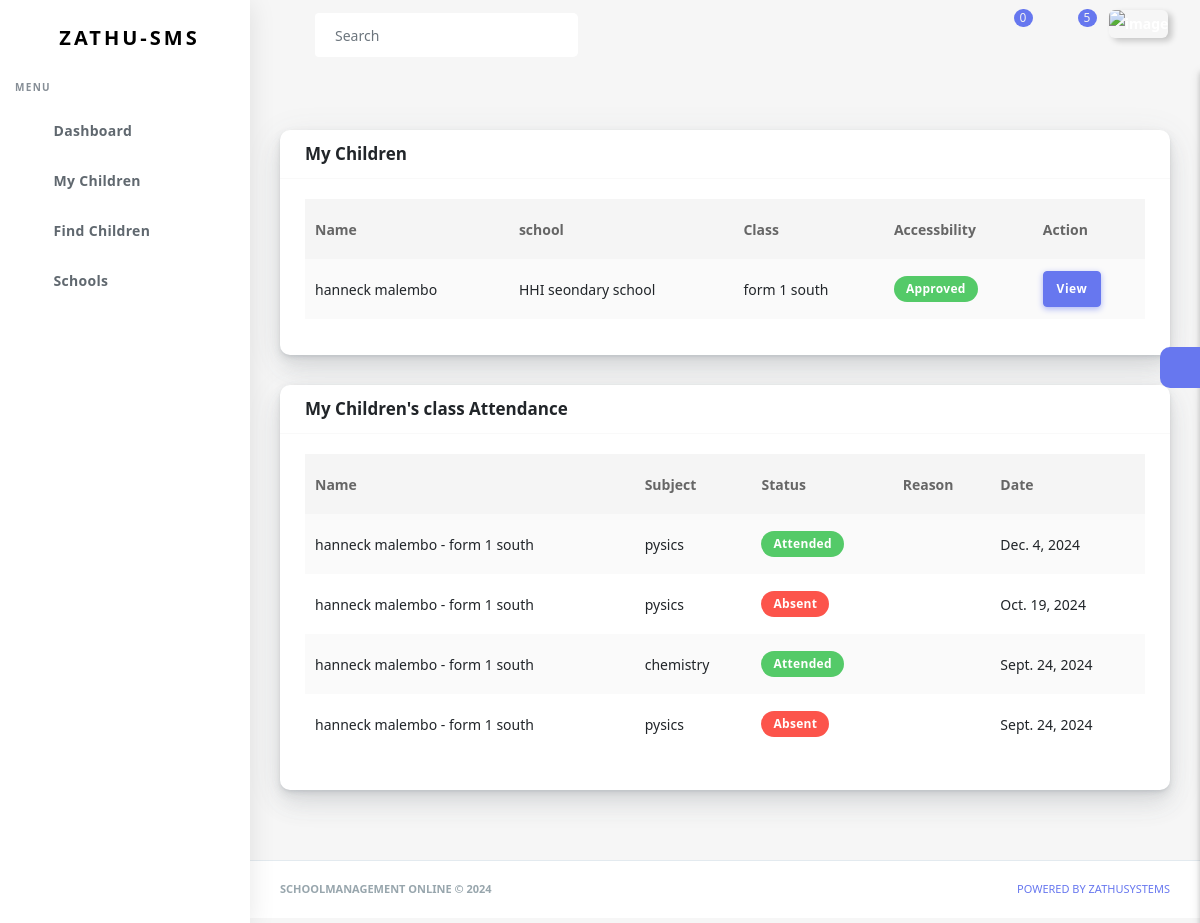
The app's page /parent/parent-dashboard (signed in) with its own data.
### parent/models.py (models this page shows, shortened)
class ParentStudentAccess(models.Model):
    school=models.ForeignKey(Institution, on_delete=models.CASCADE, related_name='parent_access')
    parent=models.ForeignKey(Parent, on_delete=models.CASCADE, related_name='parent_access')
    student=models.ForeignKey(Student, on_delete=models.CASCADE, related_name='parent_access', null=True, blank=True)
    approved=models.BooleanField(default=False)

### student/models.py (models this page shows, shortened)
class Student(models.Model):
    u=get_user_model()
    user=models.ForeignKey(u, on_delete=models.CASCADE, related_name='student_profile', blank=True, null=True, default=None)
    school=models.ForeignKey(Institution, on_delete=models.CASCADE, related_name='students')
    first_name=models.CharField(max_length=30)
    last_name=models.CharField(max_length=30)
    phone=models.IntegerField(null=True, blank=True, default=None)
    address=models.CharField(max_length=100, null=True, blank=True, default=None)
    id_number=models.IntegerField(default=None)
    sex=(
        ('male', 'Male'),
        ('female', 'Female')
    )
    gender=models.CharField(max_length=10, choices=sex)
    created_at=models.DateTimeField(auto_now_add=True)
    def __str__(self):
        cls=self.class_students.first()
        cls=cls.class_name
        return f'{self.first_name} {self.last_name} - {cls}'

### schooladminstration/models.py (models this page shows)
class Institution(models.Model):
    institution_name=models.CharField(max_length=50)
    id=models.CharField(primary_key=True, max_length=100, blank=True, unique=True, default=uuid.uuid4)
    user=models.ForeignKey(get_user_model(), on_delete=models.CASCADE, related_name='institution', blank=True, null=True, default=None)
    name_of_head=models.CharField(max_length=50, null=True, blank=True, default=None)
    name_of_principal=models.CharField(max_length=50, null=True, blank=True, default=None)
    name_of_registrar=models.CharField(max_length=50, null=True, blank=True, default=None)
    phone=models.CharField(max_length=50, null=True, blank=True)
    country=models.CharField(max_length=50, null=True, blank=True)
    city=models.CharField(max_length=50, null=True, blank=True)
    tried_subscription=models.BooleanField(default=False)
    created_at = models.DateTimeField(default=timezone.now, null=True, blank=True)
    edu=(
        ('primary education', 'Primary Education'),
        ('secondary education', 'Secondary Education'),
        ('tertialy education', 'Tertiary Education'),
    )
    edu_offer=models.CharField(max_length=20, choices=edu)
    def __str__(self):
        return self.institution_name

class Subject(models.Model):
    title=models.CharField(max_length=30, null=True, blank=True)
    school=models.ForeignKey(Institution, on_delete=models.CASCADE, null=True, blank=True, default=None, related_name='subjects')
    description=models.TextField()
    department=models.ForeignKey(Department, on_delete=models.CASCADE, related_name='subjects')
    course=models.ForeignKey(Course, on_delete=models.CASCADE, related_name='subjects', null=True, blank=True, default=None)
    edu=(
        ('secondary education', 'Secondary Education'),
        ('tertialy education', 'Tertialy Education')
    )
    is_for=models.CharField(max_length=20, choices=edu)
    def __str__(self):
        return self.title

### classroom/models.py (models this page shows, shortened)
class ClassRoom(models.Model):
    school=models.ForeignKey(Institution, on_delete=models.CASCADE, related_name='classes')
    class_name=models.CharField(max_length=20)
    students=models.ManyToManyField(Student, related_name='class_students', blank=True, default=None)
    teacher_assigned=models.ForeignKey(Instructor, on_delete=models.DO_NOTHING, related_name='assigned_class', null=True, blank=True, default=False)
    date_created=models.DateTimeField(auto_now_add=True)
    class Meta:
        ordering=['class_name']
        unique_together=['teacher_assigned', 'school']

### attendance/models.py (models this page shows, shortened)
class StudentAttendanceStatus(models.Model):
    attendance=models.ForeignKey(StudentAttendance, on_delete=models.CASCADE, related_name='attendance_status')
    student=models.ForeignKey(Student, on_delete=models.CASCADE, related_name='attendance_status')
    date=models.DateTimeField(auto_now_add=True)
    s=(
        ('attended', 'Attended'),
        ('absent', 'Absent'),
        ('late', 'Late')
    )
    status=models.CharField(max_length=10, choices=s)
    reason=models.TextField(null=True, blank=True, default=None)

class StudentAttendance(models.Model):
    school=models.ForeignKey(Institution, on_delete=models.CASCADE, related_name='attendance', null=True, blank=True, default=None)
    course=models.ForeignKey(Course, on_delete=models.CASCADE, related_name='attendance', null=True, blank=True, default=None)
    subject=models.ForeignKey(Subject, on_delete=models.CASCADE, related_name='attendance', null=True, blank=True, default=None)
    class_room=models.ForeignKey(ClassRoom, on_delete=models.CASCADE, related_name='attendance', null=True, blank=True, default=None)
    date=models.DateTimeField(auto_now_add=True)
    class Meta:
        ordering = ['-date']

### parent/views.py (the view)
# urls.py: path('parent-dashboard', dashboard, name='dash'),
def dashboard(request):
    par=Parent.objects.get(user=request.user)
    chldrn=ParentStudentAccess.objects.filter(parent=par)
    attendance=StudentAttendance.objects.all()
    cont={
        'children':chldrn,
        'parent':par,
        'attendance':attendance
        }
    return render(request, 'templates/parent/dashboard.html', cont)

### accounts/models.py (called while the page is built)
    def is_online(self):
        online_threshold = timezone.now() - timedelta(minutes=5)
        user_profile = get_object_or_404(CustomUser, id=self.id)
        if user_profile.last_seen:
            return user_profile.last_seen >= online_threshold
        return False

### chatapp/context_processors.py (called while the page is built)
def chat_global_data(request):
    chats=None
    if request.user.is_authenticated:
        chats=Chat.objects.filter(users=(request.user)).order_by('-udated_at')
        counter_chats=Chat.objects.filter(users=(request.user)).order_by('-udated_at')[:6]
        counter=0
        for chat in counter_chats:
            messages=chat.chat_messages.filter(receiver=request.user, seen=False)
            if messages:
                counter+=1
                continue
        return {'counter_chats':counter_chats, 'chats': chats, 'counter':counter}
    return {'mkkk': chats}

### chatapp/models.py (called while the page is built)
    def unseen_msgs(self):
        msgs=self.chat_messages.filter(seen=False)
        if msgs:
            return msgs.last()
        return None

### landing_page/context_processors.py (called while the page is built)
def global_data(request):
    ins=SystemFeature.objects.all()[0:5]
    return {'featuress': ins, }

### main/templatetags/timeago_filters.py (called while the page is built)
@register.filter
def timeago(value):
    if not isinstance(value, datetime.datetime):
        return value
    now_time = now()
    delta = now_time - value
    seconds = delta.total_seconds()
    minutes = seconds / 60
    hours = minutes / 60
    days = hours / 24
    weeks = days / 7
    months = days / 30
    years = days / 365
    if seconds < 60:
        return f"{int(seconds)}s"
    elif minutes < 60:
        return f"{int(minutes)}m"
    elif hours < 24:
        return f"{int(hours)}h"
    elif days < 7:
        return f"{int(days)}d"
    elif weeks < 4:
        return f"{int(weeks)}w"
    elif months < 12:
        return f"{int(months)}mo"
    else:
        return f"{int(years)}y"

### notifications/context_processors.py (called while the page is built)
def notif_global_data(request):
    notifs=None
    if request.user.is_authenticated:
        notifs=Notification.objects.filter(recipient=request.user).order_by('-created_at')
        counter_notifs=Notification.objects.filter(recipient=request.user).order_by('-created_at')
        counter=0
        for notif in counter_notifs:
            if notif.show_onpage:
                counter+=1
        return {'counter_notifs':counter_notifs, 'notifs': notifs, 'n_counter':counter}
    return {'mkkk': notifs}

### templates/templates/parent/dashboard.html (shortened to what this page needs)
{% extends 'templates/parent/dashboard/base.html' %}
{% load static %}
{% block content %}
<div class="card">
  <div class="card-header">
      <h4 class="d-inline">My Children</h4>
  </div>
  <div class="card-body">
    <div class="table-responsive">
      <table class="table table-striped table-hover" id="" style="width:100%;">
              <thead>
                <tr>
                  <th>Name</th>
                  <th>school</th>
                  <th>Class</th>
                  <th>Accessbility</th>
                  <th>Action</th>
                </tr>
              </thead>
              <tbody>
                {% for student in children %}
                <tr>
                  <td>{{student.student.first_name}} {{student.student.last_name}}</td>
                  <td>{{student.student.school}}</td>
                  <td>
                    {% for n in student.student.class_students.all %}
                    {{n.class_name}}</td>
                    {% endfor %}
                  <td>
                    {% if student.approved %}
                      <span class="badge badge-success badge-rounded">Approved</span>
                    {% else %}
                      <span class="badge badge-warning badge-rounded">Pending</span>
                    {% endif %}
                  </td>
                  <td>
                    {% if student.approved %}
                    <a href="{% url 'parent:child_info' student.id %}" class="btn btn-primary">View</a>
                    {% else %}
                    <a href="#" class="btn btn-primary disabled">View</a>
                    {% endif %}
                  </td>
                </tr>
                {% endfor %}
              </tbody>
            </table>
    </div>
  </div>
</div>
<div class="card">
    <div class="card-header">
        <h4 class="d-inline">My Children's class Attendance</h4>
    </div>
    <div class="card-body">
      <div class="table-responsive">
        <table class="table table-striped table-hover" id="save-stage" style="width:100%;">
          <thead>
            <tr>
              <th>Name</th>
              <th>Subject</th>
              <th>Status</th>
              <th>Reason</th>
              <th>Date</th>
            </tr>
          </thead>
          <tbody>
            {% for atte in attendance %}
            {% for d in atte.attendance_status.all %}
            {% for child in children %}
            {% if child.student == d.student %}
            {% if child.approved %}
            <tr>
                <td>
                    {{d.student}}
                </td>
                <td>
                  {{atte.subject}}
                </td>
                <td>
                  {% if d.status == 'attended' %}
                      <span class="badge badge-success round">{{d.status|title}}</span>
                  {% elif d.status == 'absent' %}
                      <span class="badge badge-danger round">{{d.status|title}}</span>
                  {% elif d.status == 'late' %}
                      <span class="badge badge-warning round">{{d.status|title}}</span>
                  {% endif %}
                </td>
                <td>
                </td>
                <td>{{atte.date.date}}</td>
            </tr>
            {% endif %}
            {% endif %}
            {% endfor %}
            {% endfor %}
            {% endfor %}
          </tbody>
        </table>
      </div>
    </div>
  </div>
{% endblock %}

### records on screen
ParentStudentAccess: student.first_name "hanneck", student.last_name "malembo", student.school "HHI seondary school", approved "Approved"
ClassRoom: class_name "form 1 south"
StudentAttendance: subject "pysics", date "Dec. 4, 2024"
StudentAttendanceStatus: student "hanneck malembo - form 1 south", status "Attended"
StudentAttendance: subject "pysics", date "Oct. 19, 2024"
StudentAttendanceStatus: student "hanneck malembo - form 1 south", status "Absent"
StudentAttendance: subject "chemistry", date "Sept. 24, 2024"
StudentAttendanceStatus: student "hanneck malembo - form 1 south", status "Attended"
StudentAttendance: subject "pysics", date "Sept. 24, 2024"
StudentAttendanceStatus: student "hanneck malembo - form 1 south", status "Absent"

### other values on screen
{{ counter }} "0"
{{ n_counter }} "5"
